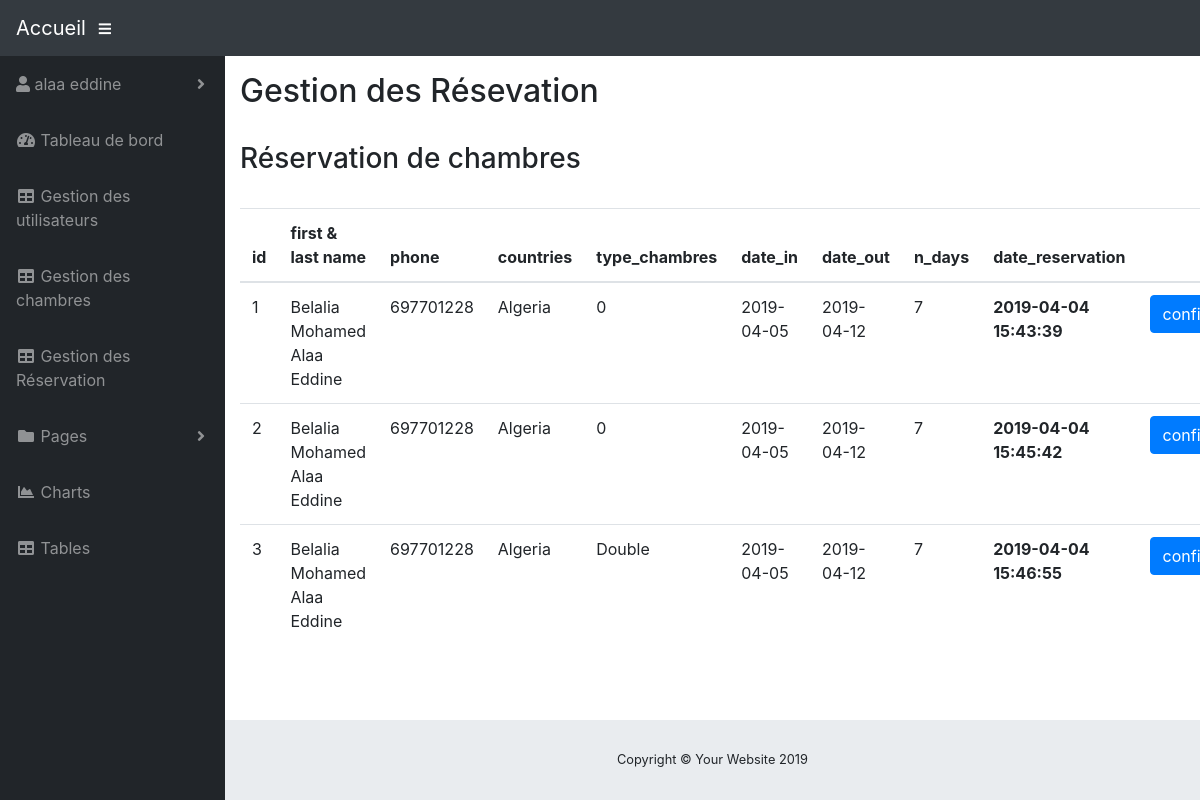
/admin/gestion_des_reservation.php (signed in), run on the app's committed database.
### tables this page shows
CREATE TABLE `reservation` (
  `id_reservation` int(11) NOT NULL,
  `firstname` varchar(255) NOT NULL,
  `lastname` varchar(255) NOT NULL,
  `email` varchar(255) NOT NULL,
  `phone` int(11) NOT NULL,
  `countries` varchar(255) NOT NULL,
  `type_chambres` varchar(255) NOT NULL,
  `date_in` date NOT NULL,
  `date_out` date NOT NULL,
  `n_days` int(11) NOT NULL,
  `date_reservation` datetime NOT NULL DEFAULT CURRENT_TIMESTAMP
);

### admin/gestion_des_reservation.php (the view, shortened to what this page needs)
<?php
  require_once '../connect.php';
 ?>
<!DOCTYPE html>
<html lang="en">
<head>
  <link href="vendor/fontawesome-free/css/all.min.css" rel="stylesheet" type="text/css">
  <link href="vendor/datatables/dataTables.bootstrap4.css" rel="stylesheet">
  <link href="css/sb-admin.css" rel="stylesheet">
</head>
<body id="page-top">
  <div id="wrapper">
    <div id="content-wrapper">
      <div class="container-fluid">
      <h2>Gestion des Résevation</h2>
      <br>
      <h3>Réservation de chambres</h3>
      <br>
      <table class="table table-hover">
        <thead>
          <tr>
            <th>id</th>
            <th>first & last name</th>
            <th>phone</th>
            <th>countries</th>
            <th>type_chambres</th>
            <th>date_in</th>
            <th>date_out</th>
            <th>n_days</th>
            <th>date_reservation</th>
            <th> </th>
          </tr>
        </thead>
        <tbody>
          <tr>
        <?php
          $q="SELECT * FROM `reservation`";
          $r=mysqli_query($dbc,$q);
          while ($row=mysqli_fetch_assoc($r)) {
          ?>
            <td><?= $row ['id_reservation'] ?></td>
            <td><?= $row ['firstname']." ".$row ['lastname'] ?></td>
            <td><?= $row ['phone'] ?></td>
            <td><?= $row ['countries'] ?></td>
            <td><?= $row ['type_chambres'] ?></td>
            <td><?= $row ['date_in'] ?></td>
            <td><?= $row ['date_out'] ?></td>
            <td><?= $row ['n_days'] ?></td>
            <th><?= $row ['date_reservation'] ?></th>
            <td>
              <a href="#" type="button" class="btn btn-primary">confirmer</a>
            </td>
            </tr>
          <?php
            }
           ?>
        </tbody>
      </table>
    </div>
      <footer class="sticky-footer">
        <div class="container my-auto">
          <div class="copyright text-center my-auto">
            <span>Copyright © Your Website 2019</span>
          </div>
        </div>
      </footer>
    </div>
  </div>
</body>
</html>

### data on the page
reservation: id_reservation "1", firstname "Belalia", lastname "Mohamed Alaa Eddine", phone "697701228", countries "Algeria", type_chambres "0", date_in "2019-04-05", date_out "2019-04-12", n_days "7", date_reservation "2019-04-04 15:43:39"
reservation: id_reservation "2", firstname "Belalia", lastname "Mohamed Alaa Eddine", phone "697701228", countries "Algeria", type_chambres "0", date_in "2019-04-05", date_out "2019-04-12", n_days "7", date_reservation "2019-04-04 15:45:42"
reservation: id_reservation "3", firstname "Belalia", lastname "Mohamed Alaa Eddine", phone "697701228", countries "Algeria", type_chambres "Double", date_in "2019-04-05", date_out "2019-04-12", n_days "7", date_reservation "2019-04-04 15:46:55"
